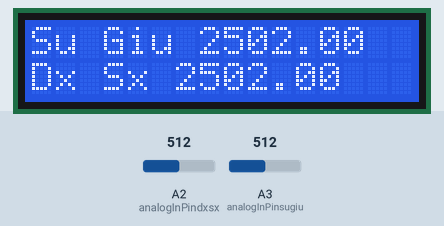
Bench run of a sketch on a simulated Arduino Uno, built with avr-gcc and run on an emulated ATmega328P. Shown: 16×2 character LCD. The inputs (shaded band) are chosen by the test bench; at power-on: A2 (analogInPindxsx) = 512, A3 (analogInPinsugiu) = 512.

Above: at 1.2 s.
1.3 s: A2 (analogInPindxsx) set to 716
At 1.51 s:
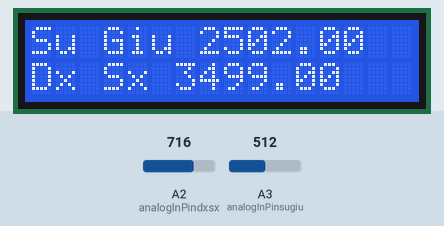
4.0 s: A3 (analogInPinsugiu) set to 716
At 4.41 s:
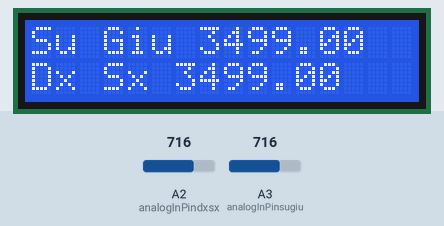
5.7 s: A2 (analogInPindxsx) set to 900
At 6.07 s:
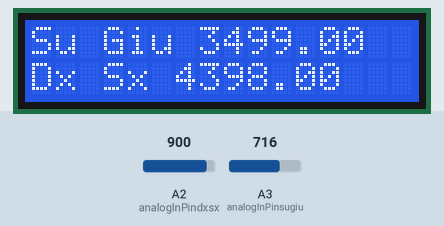
7.3 s: A3 (analogInPinsugiu) set to 900
At 7.52 s:
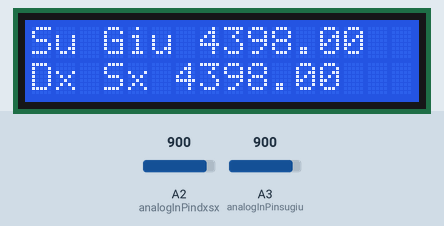
8.8 s: A2 (analogInPindxsx) set to 1023
At 9.18 s:
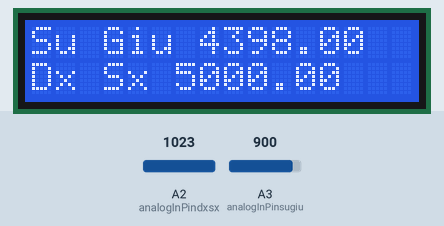
10.4 s: A3 (analogInPinsugiu) set to 1023
At 10.63 s:
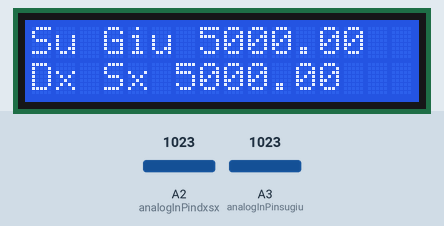
Timing chart, 0 to 12.9 s (numbered marks = the images above; inputs shaded):
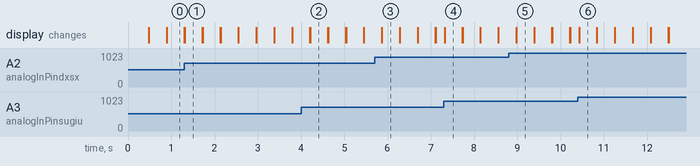

Measured:
- after the input at 4.0 s, the display: first differs from a run without the input after 0.21 s (image 2)
- after the input at 5.7 s, the display: first differs from a run without the input after 0.17 s (image 3)
- after the input at 7.3 s, the display: changes at once (image 4)
- after the input at 8.8 s, the display: first differs from a run without the input after 0.18 s (image 5)
- after the input at 10.4 s, the display: changes at once (image 6)
- what the display in image 1 shows lasts 0.4 s, from 1.3 s to 1.7 s

The sketch:

joypad.ino
```cpp
#include <LiquidCrystal.h>

LiquidCrystal lcd(12, 11, 5, 4, 3, 2);

const int analogInPinsugiu = A3;
const int analogInPindxsx = A2;

int sensorValuesugiu = 0;        // value read from the pot
int sensorValuedxsx = 0;        // value read from the pot
float outputValuesugiu = 0;        // value output to the PWM (analog out)
float outputValuedxsx = 0;        // value output to the PWM (analog out)

void setup() {
  lcd.begin(16, 2);
}

void loop() {

  sensorValuesugiu = analogRead(analogInPinsugiu);
  sensorValuedxsx = analogRead(analogInPindxsx);

  outputValuesugiu = map(sensorValuesugiu, 0, 1023, 0, 5000);
  outputValuedxsx = map(sensorValuedxsx, 0, 1023, 0, 5000);

  lcd.setCursor(0, 0);
  lcd.print("Su Giu ");
  lcd.print(outputValuesugiu);
  lcd.setCursor(0, 1);
  lcd.print("Dx Sx ");
  lcd.print(outputValuedxsx);
  delay(200);
  lcd.clear();
}
```
